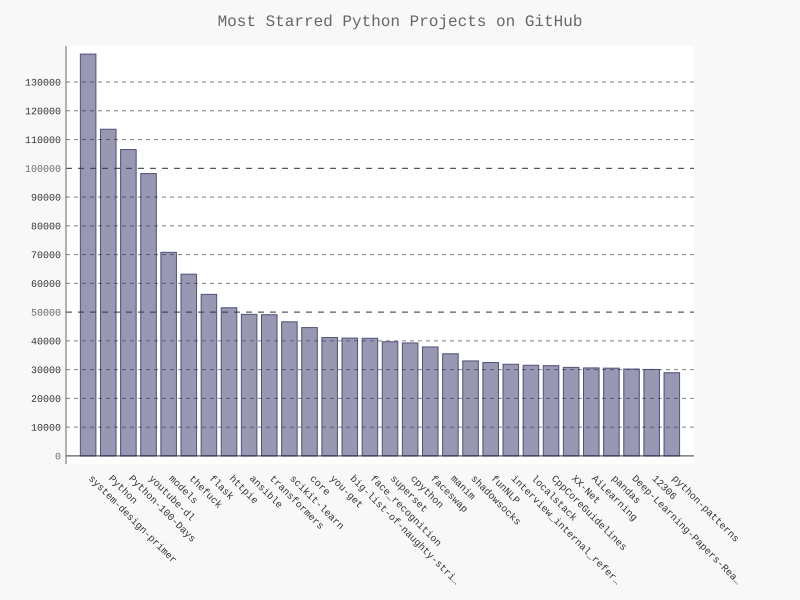

Python code for this plot:
import requests
import pygal
from pygal.style import LightColorizedStyle as LCS, LightenStyle as LS

# Faz uma chamada de API e armazena a resposta
url = 'https://api.github.com/search/repositories?q=language:python&sorts=stars'
r = requests.get(url)
print(f'Status code: {r.status_code}')

# Armazena a resposta da API em uma variável
response_dict = r.json()
print(f'Total repositories: {response_dict["total_count"]}')

# Explora informações sobre os repositórios
repo_dicts = response_dict['items']
print(f'Repositories returned: {len(repo_dicts)}')

'''# Analisa o primeiro repositório
repo_dict = repo_dicts[0]
print(f'\nKeys: {len(repo_dict)}')
for key in sorted(repo_dict.keys()):
    print(key)'''


'''print("\nSelected information about first repository:")
names, stars = [], []
for repo_dict in repo_dicts:
    print(f"\nName: {repo_dict['name']}")
    names.append(repo_dict['name'])
    print(f"Owner: {repo_dict['owner']['login']}")
    print(f"Stars: {repo_dict['stargazers_count']}")
    stars.append(repo_dict['stargazers_count'])
    print(f"Repository: {repo_dict['html_url']}")
    # print(f"Created: {repo_dict['created_at']}")
    # print(f"Updated: {repo_dict['updated_at']}")
    print(f"Description: {repo_dict['description']}")
print(repo_dict)'''

'''print("\nSelected information about each repository:")
names, stars = [], []
for repo_dict in repo_dicts:
    names.append(repo_dict['name'])
    stars.append(repo_dict['stargazers_count'])'''

names, plot_dicts = [], []
for repo_dict in repo_dicts:
    names.append(repo_dict['name'])
    plot_dict = {'value': repo_dict['stargazers_count'],
                 'label': repo_dict['description'],
                 'xlink': repo_dict['html_url']}
    plot_dicts.append(plot_dict)

# CRIA A VISUALIZAÇÃO
my_style = LS('#333366', base_style=LCS)

my_config = pygal.Config()
my_config.x_label_rotation = 45
my_config.show_legend = False
my_config.title_font_size = 24
my_config.label_font_size = 14
my_config.major_label_font_size = 18
my_config.truncate_label = 15
my_config.show_y_guides = False
my_config.width = 1000

chart = pygal.Bar(my_config, style=my_style)
chart.title = 'Most Starred Python Projects on GitHub'
chart.x_labels = names
chart.add('', plot_dicts)  # chart.add('', stars)

chart.render_to_file('python_repos30.svg')
